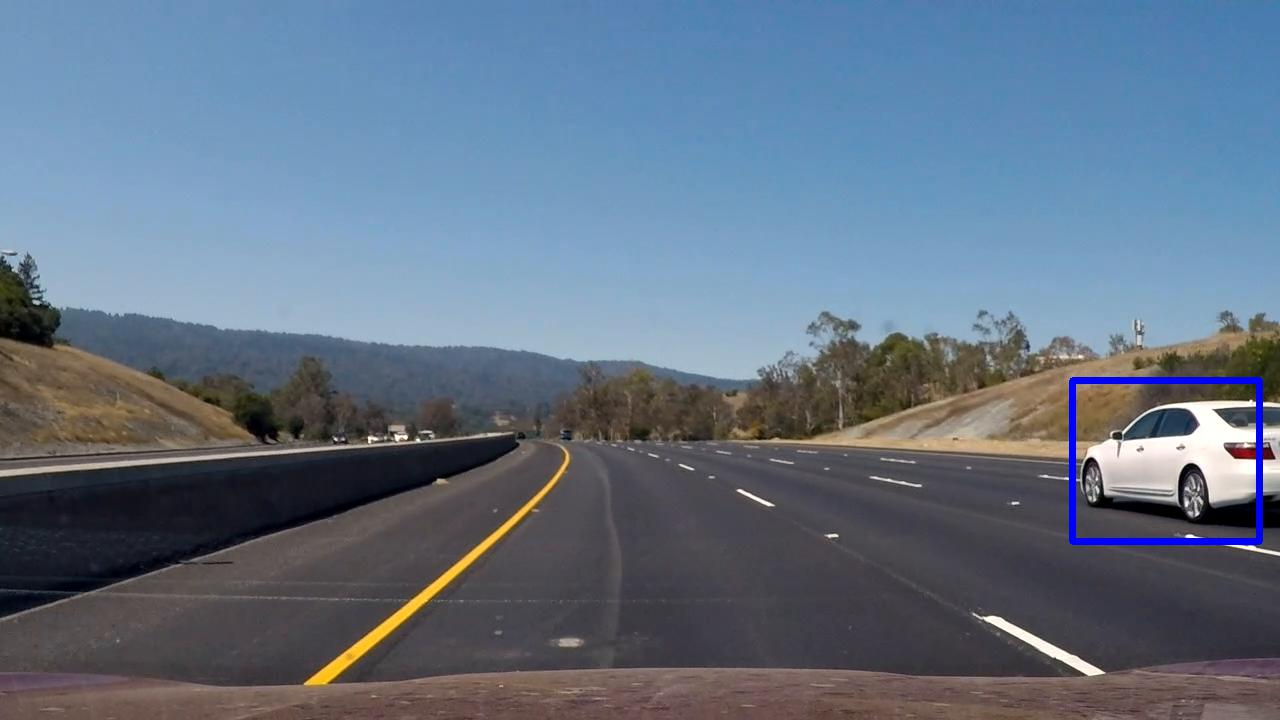
#> input picture examples/194.jpg, 1280 x 720 px
$ python -i img_process.py   (imports and definitions only)
#> lines starting #> are read from the running program, lines starting #| are printed output that depends on the picture
import matplotlib.image as mpimg
import matplotlib.pyplot as plt
import numpy as np
import cv2
import glob
from skimage.feature import hog
from sklearn.svm import LinearSVC
from sklearn.preprocessing import StandardScaler
from sklearn.model_selection import train_test_split
import time

# Define a function to compute binned color features
def bin_spatial(img, size=(32, 32)):
    # Use cv2.resize().ravel() to create the feature vector
    features = cv2.resize(img, size).ravel()
    # Return the feature vector
    return features

# Define a function to compute color histogram features
def color_hist(img, nbins=32, bins_range=(0, 256)):
    # Compute the histogram of the color channels separately
    channel1_hist = np.histogram(img[:,:,0], bins=nbins, range=bins_range)
    channel2_hist = np.histogram(img[:,:,1], bins=nbins, range=bins_range)
    channel3_hist = np.histogram(img[:,:,2], bins=nbins, range=bins_range)
    # Concatenate the histograms into a single feature vector
    hist_features = np.concatenate((channel1_hist[0], channel2_hist[0], channel3_hist[0]))
    # Return the individual histograms, bin_centers and feature vector
    return hist_features


# [29 lines left out: function extract_color_features, not called in this run]

# Define a function to return HOG features and visualization
def get_hog_features(img, orient, pix_per_cell, cell_per_block,
                        vis=False, feature_vec=True):
    # Call with two outputs if vis==True
    if vis == True:
        features, hog_image = hog(img, orientations=orient, pixels_per_cell=(pix_per_cell, pix_per_cell),
                                  cells_per_block=(cell_per_block, cell_per_block), transform_sqrt=False,
                                  visualise=vis, feature_vector=feature_vec)
        return features, hog_image
    # Otherwise call with one output
    else:
        features = hog(img, orientations=orient, pixels_per_cell=(pix_per_cell, pix_per_cell),
                       cells_per_block=(cell_per_block, cell_per_block), transform_sqrt=False,
                       visualise=vis, feature_vector=feature_vec)
        return features

# Define a function to extract features from a list of images
# Have this function call bin_spatial() and color_hist()
# [58 lines left out: functions extract_hog_features, extract_features, not called in this run]

# Define a function to extract features from a single image window
# This function is very similar to extract_features()
# just for a single image rather than list of images
def single_img_features(img, color_space='RGB', spatial_size=(32, 32),
                        hist_bins=32, orient=9,
                        pix_per_cell=8, cell_per_block=2, hog_channel=0,
                        spatial_feat=True, hist_feat=True, hog_feat=True):
    # 1) Define an empty list to receive features
    img_features = []

    # 2) Apply color conversion if other than 'RGB'
    if color_space != 'RGB':
        if color_space == 'HSV':
            feature_image = cv2.cvtColor(img, cv2.COLOR_RGB2HSV)
        elif color_space == 'LUV':
            feature_image = cv2.cvtColor(img, cv2.COLOR_RGB2LUV)
        elif color_space == 'HLS':
            feature_image = cv2.cvtColor(img, cv2.COLOR_RGB2HLS)
        elif color_space == 'YUV':
            feature_image = cv2.cvtColor(img, cv2.COLOR_RGB2YUV)
        elif color_space == 'YCrCb':
            feature_image = cv2.cvtColor(img, cv2.COLOR_RGB2YCrCb)
    else:
        feature_image = np.copy(img)
    # 3) Compute spatial features if flag is set
    if spatial_feat == True:
        spatial_features = bin_spatial(feature_image, size=spatial_size)
        # 4) Append features to list
        img_features.append(spatial_features)
    # 5) Compute histogram features if flag is set
    if hist_feat == True:
        hist_features = color_hist(feature_image, nbins=hist_bins)
        # 6) Append features to list
        img_features.append(hist_features)
    # 7) Compute HOG features if flag is set
    if hog_feat == True:
        if hog_channel == 'ALL':
            hog_features = []
            for channel in range(feature_image.shape[2]):
                hog_features.extend(get_hog_features(feature_image[:, :, channel],
                                                     orient, pix_per_cell, cell_per_block,
                                                     vis=False, feature_vec=True))
        else:
            hog_features = get_hog_features(feature_image[:, :, hog_channel], orient,
                                            pix_per_cell, cell_per_block, vis=False, feature_vec=True)
        # 8) Append features to list
        img_features.append(hog_features)

    # 9) Return concatenated array of features
    return np.concatenate(img_features)

# [71 lines not run here, left out]

>>> import cv2
>>> picture = cv2.cvtColor(cv2.imread('examples/194.jpg'), cv2.COLOR_BGR2RGB)
>>> result = single_img_features(picture)
#> in bin_spatial, `features = cv2.resize(img, size).ravel()`: features = 3072 values, max 255 at index 1912, min 0 at index 2136, mean 114.8
#> in single_img_features, `spatial_features = bin_spatial(feature_image, size=spatial_size)`: spatial_features has the same summary as features in bin_spatial
#> in color_hist, `hist_features = np.concatenate((channel1_hist[0], channel2_hist[0], ch..`: hist_features = 96 values, max 129618 at index 87, min 773 at index 60, mean 28800
#> in get_hog_features, `features = hog(img, orientations=orient, pixels_per_cell=(pix_per_cell..`:
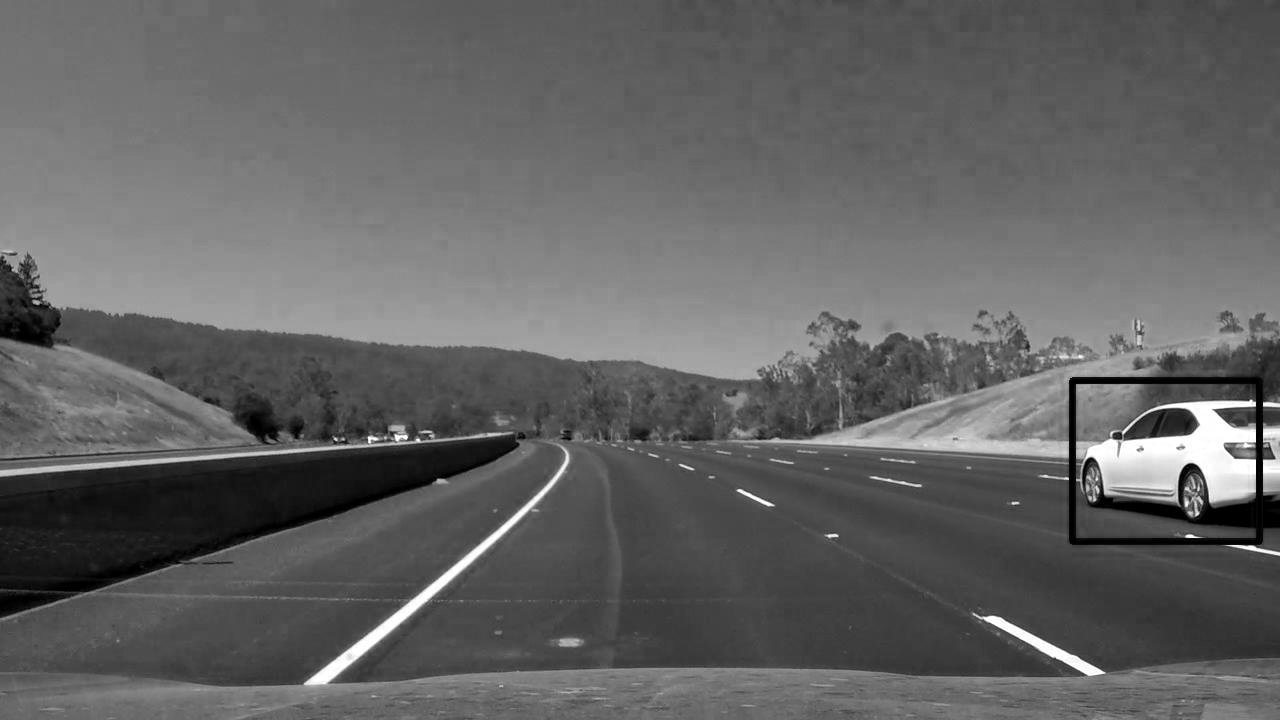
#> img: shape (720, 1280); min 0, max 255, mean 98.7

$ run again, on examples/60.jpg
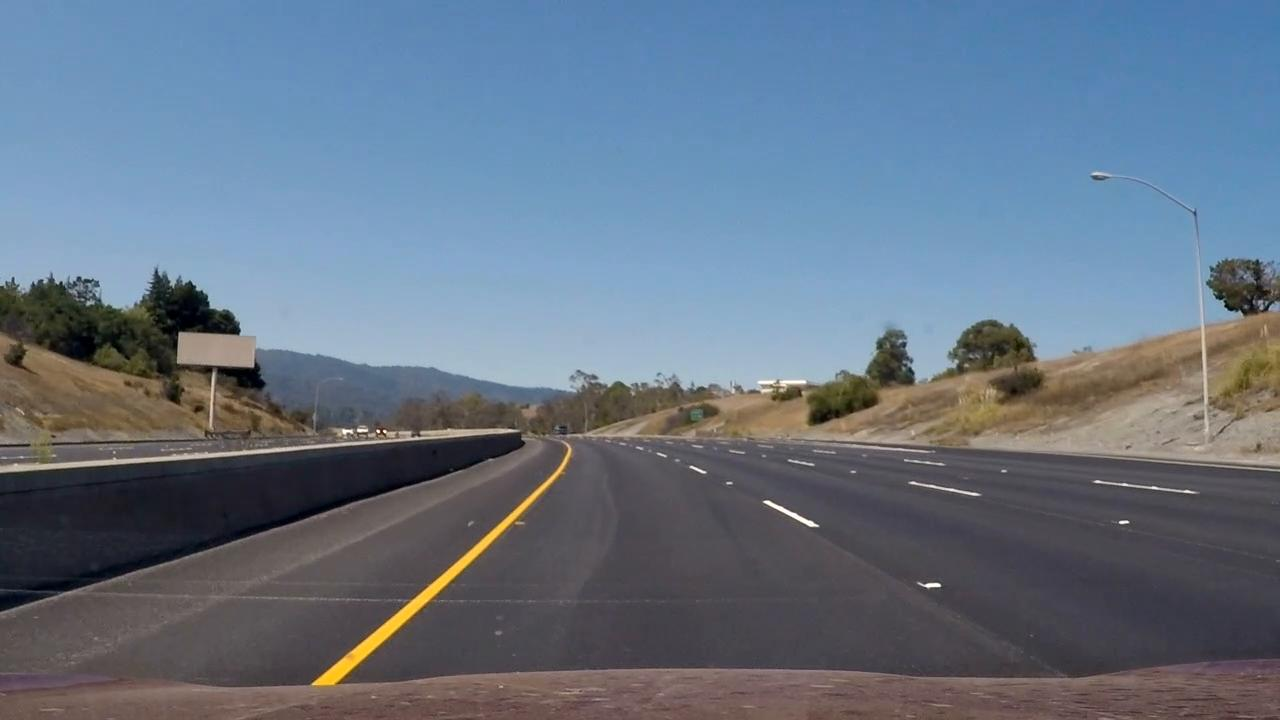
#> input picture examples/60.jpg, 1280 x 720 px
#> features = 3072 values, max 254 at index 2715, min 0 at index 1356, mean 117.1
#> spatial_features has the same summary as features in bin_spatial
#> in color_hist, `hist_features = np.concatenate((channel1_hist[0], channel2_hist[0], ch..`: hist_features = 96 values, max 143314 at index 87, min 78 at index 61, mean 28800
#> in get_hog_features, `features = hog(img, orientations=orient, pixels_per_cell=(pix_per_cell..`:
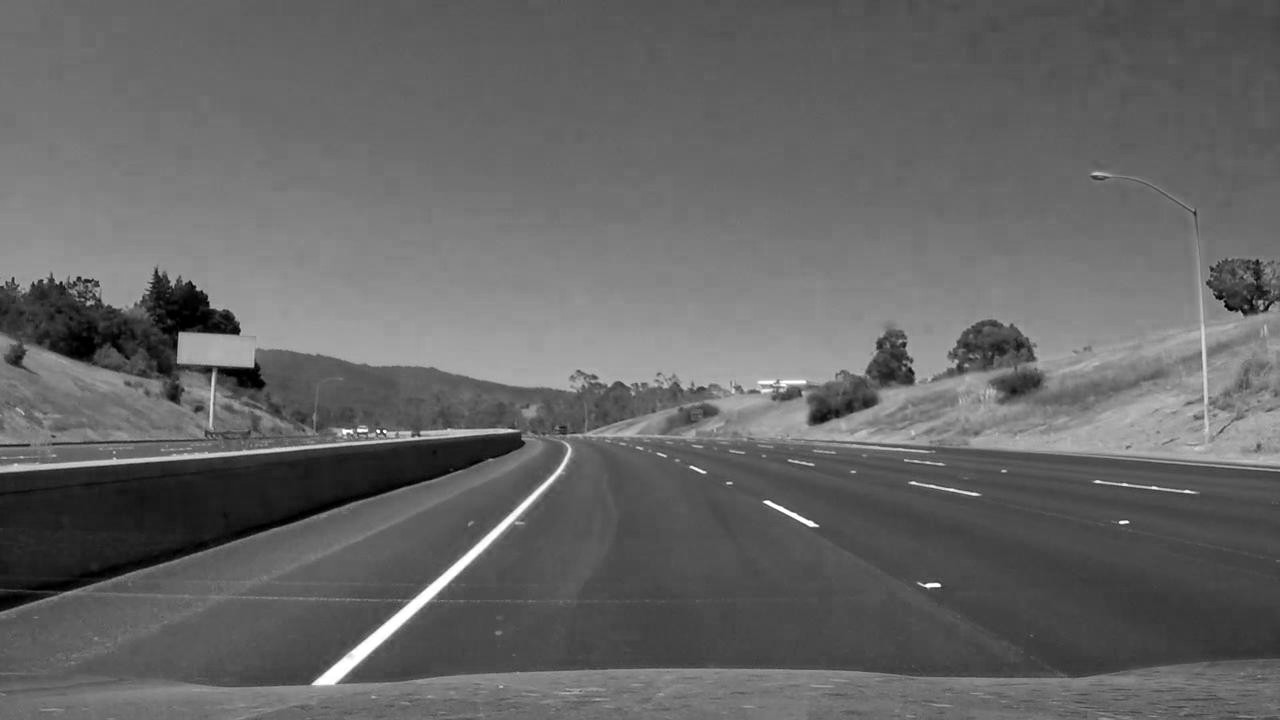
#> img: shape (720, 1280); min 0, max 255, mean 101.8

$ run again, on examples/676.jpg
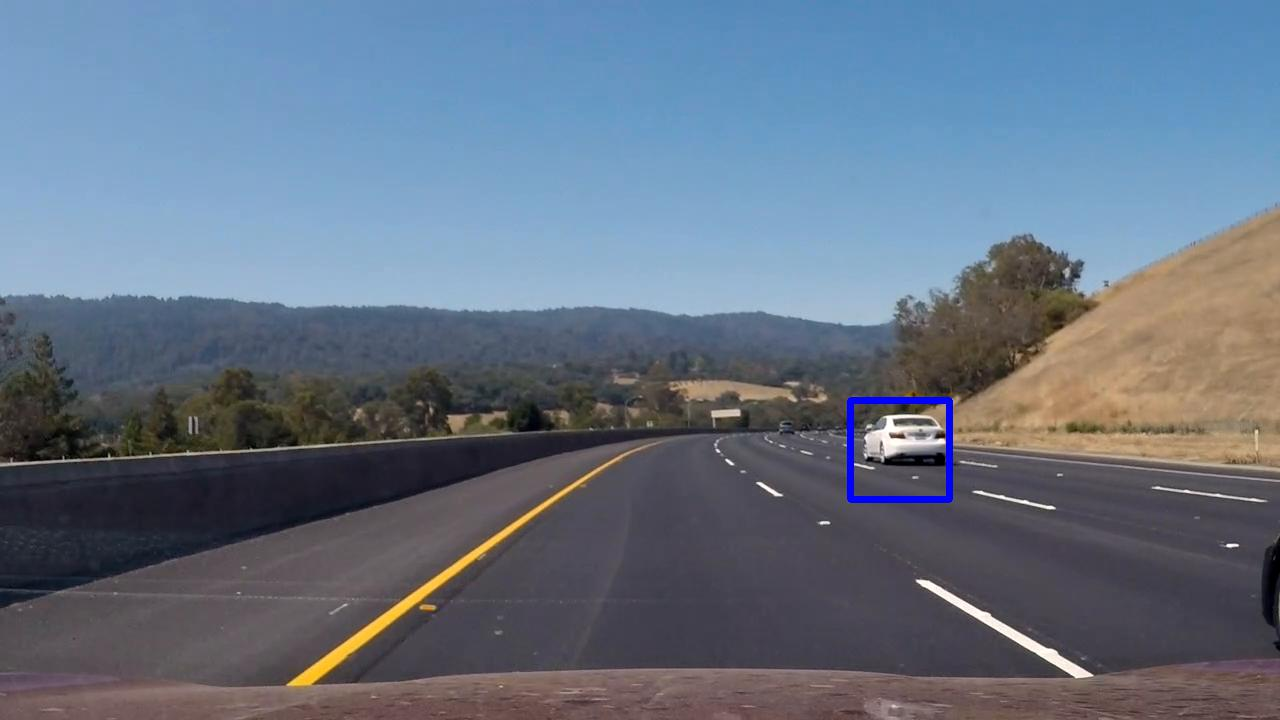
#> input picture examples/676.jpg, 1280 x 720 px
#> features = 3072 values, max 254 at index 2526, min 0 at index 1989, mean 116.1
#> spatial_features has the same summary as features in bin_spatial
#> in color_hist, `hist_features = np.concatenate((channel1_hist[0], channel2_hist[0], ch..`: hist_features = 96 values, max 131921 at index 88, min 252 at index 59, mean 28800
#> in get_hog_features, `features = hog(img, orientations=orient, pixels_per_cell=(pix_per_cell..`:
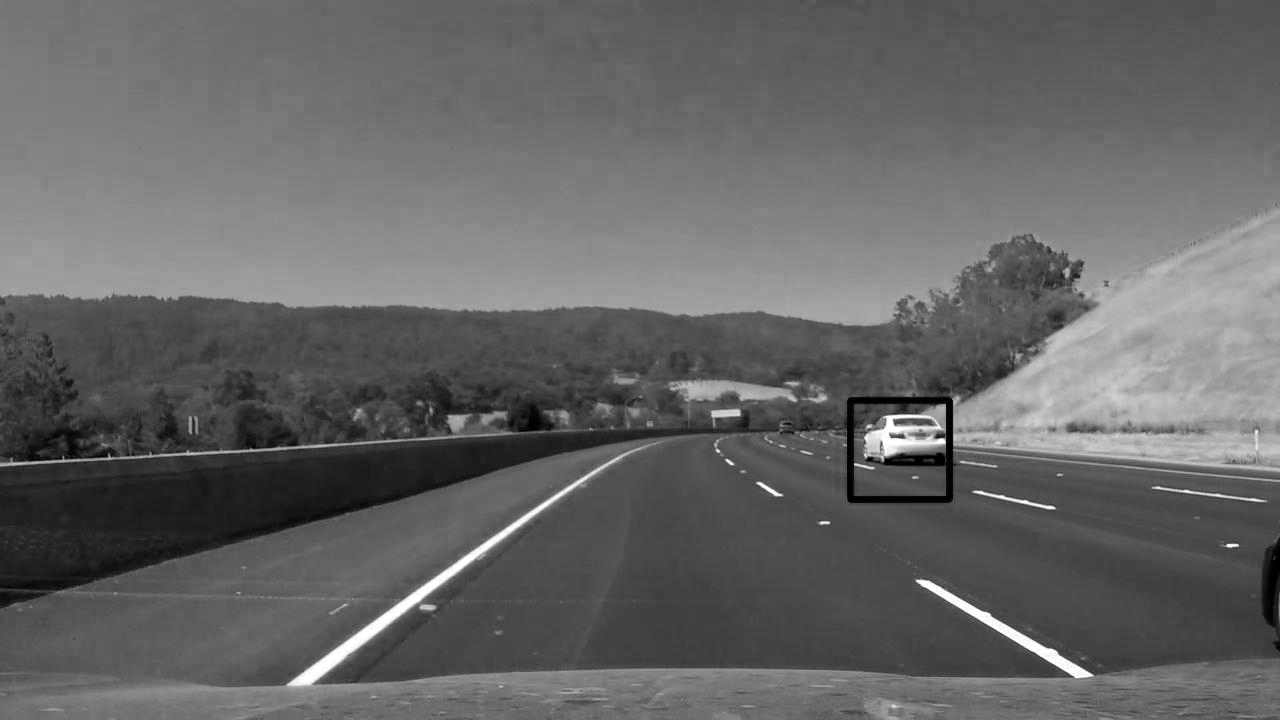
#> img: shape (720, 1280); min 0, max 255, mean 101.4

$ run again, on examples/984.jpg
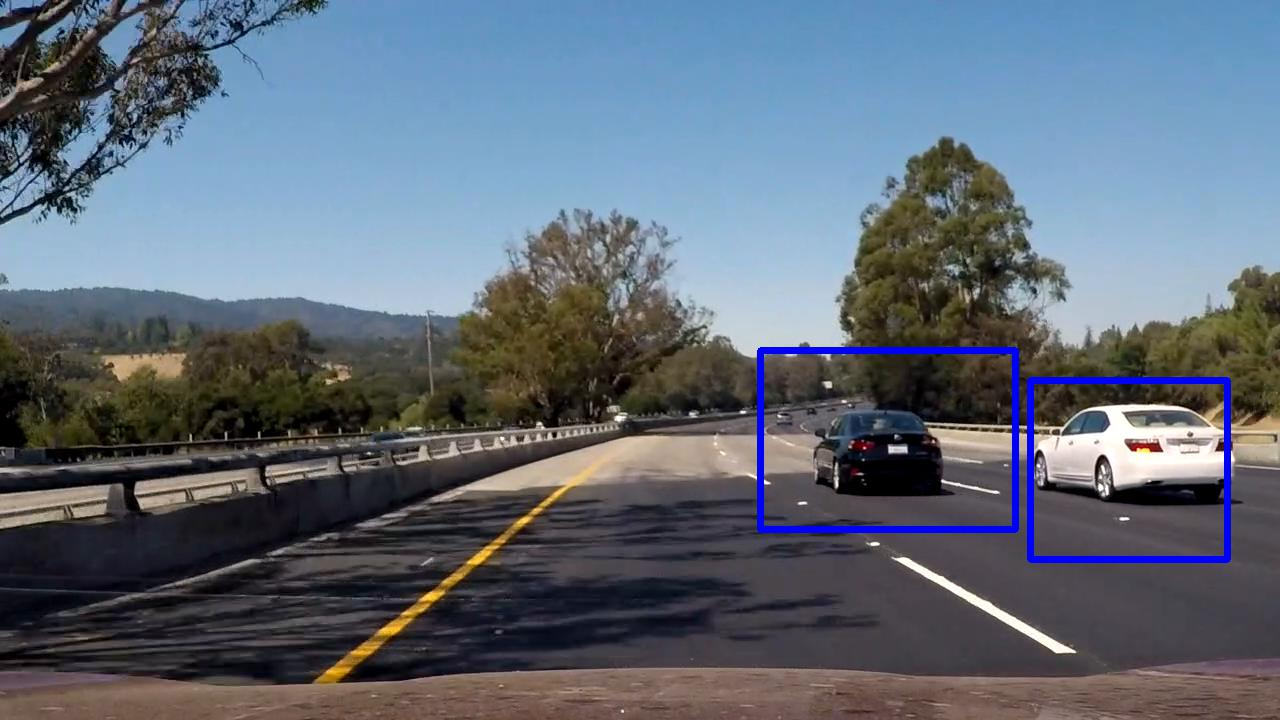
#> input picture examples/984.jpg, 1280 x 720 px
#> features = 3072 values, max 255 at index 2004, min 0 at index 771, mean 106.9
#> spatial_features has the same summary as features in bin_spatial
#> in color_hist, `hist_features = np.concatenate((channel1_hist[0], channel2_hist[0], ch..`: hist_features = 96 values, max 95603 at index 90, min 749 at index 59, mean 28800
#> in get_hog_features, `features = hog(img, orientations=orient, pixels_per_cell=(pix_per_cell..`:
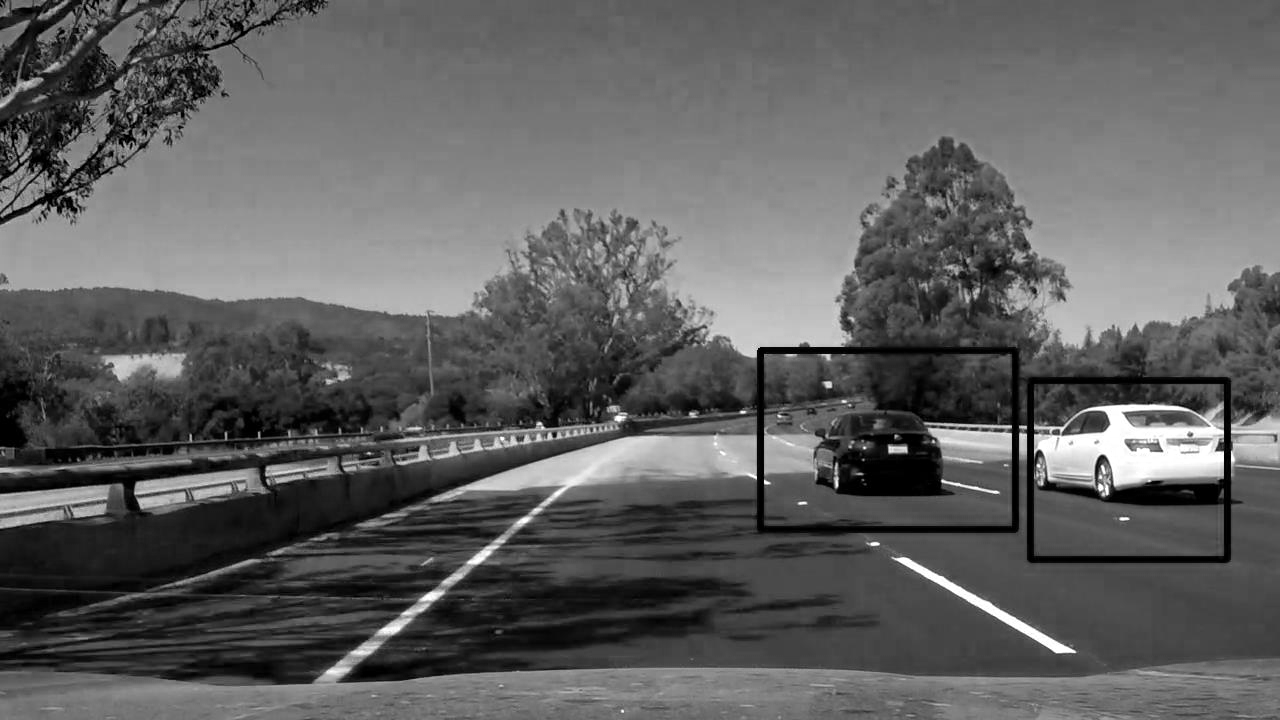
#> img: shape (720, 1280); min 0, max 255, mean 95.8
